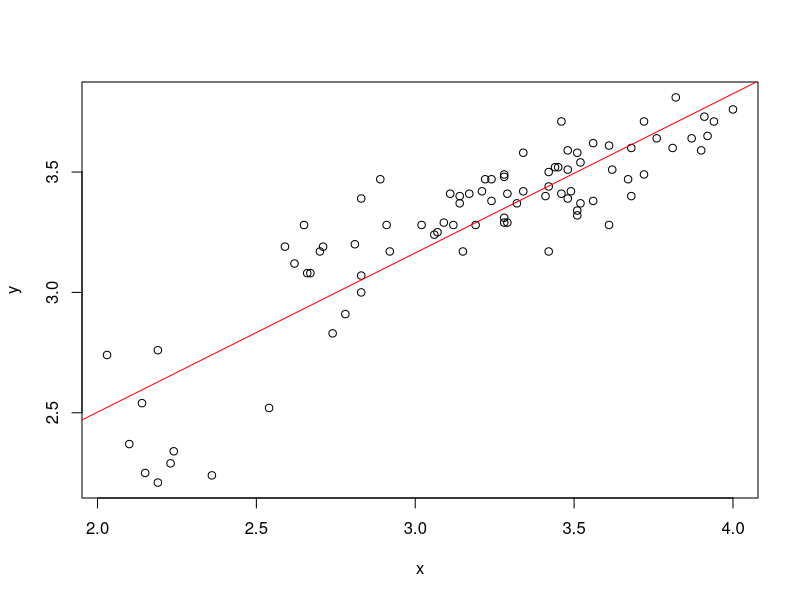
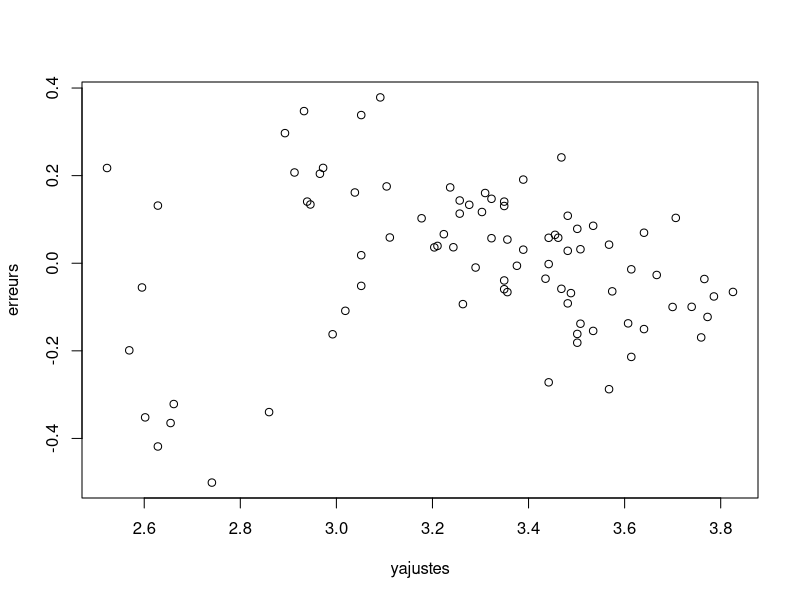

These charts were generated, in order, by the following R code:
# 5.1
## (i)
x=c(1,4,4,4,8,4,1,1,1,8)
y=c(-16,16,16,16,9,16,-16,-16,-16,9)
## (ii) Calculer le coeicient de corrélation Rxy
cor(x,y)
# 0.7132086 les deux varaibles sont fortement corrélées
## (iii) Faire le tableau de contingence
continegence = table(x,y)
## (iv) calculer la statistique de Chi-2
chisq.test(continegence) # p-value = 0.0004994
# On note que la p-value donnée par le test du χ 2 est très petite : 
# p-value = 0.0004994. Inférieure à 5%, elle confirme la dépendance 
# des variables.
qchisq(0.95, df=4) # 9.487729
# On en déduit que les varaibles ne sont pas indépendantes (au seuil 5%)
# car Dchi²=20 est supérieur au quantile 0.95 du Chi-2 qui veut 9.49
# mais que leur dépendance n'est pas linéaire.
### ********************************************* ##
### ********************************************* ##
# 5.3
## (i) La variable explicative est: notes secondaire, la variable
# ecpliquée est : note universitaire
## (ii) Socker les variable
data=read.csv("GPA.csv",header =TRUE,sep=";",dec=",")
x=data$high_GPA
y=data$univ_GPA
## (iii) Tracer le nuage de points et commenter
plot(x,y)
# Le nuage de points est relativement rectiligne, la régression
# linéaire a du sens, elle donnera une tendance moyennement précise
# de y en focntion de x
## (iv) compléter la fonction 
correlation = function(u,v){
  cov=cov(x,y)
  denom = sqrt(var(u) * var(v))
  corr = cov / denom
    return(corr)
}
## (v) Vérifier le résultat
cor(x,y)
correlation(x,y)
## (vi) Calculer les coeffficients de la droite de régression y= ax + b
a <- cov(x,y)/var(x)
b <- mean(y) - a*mean(x)
## (vii) tracer la droite de régression
abline(b,a, col="red")
## (viii) Calculer les valeurs ajustées et les erreurs
yajuste <- a*x + b
erreurs <- y - yajuste
## (ix) le modele lm
model = lm(y~x)
b=model$coefficients[1]
a=model$coefficients[2]
yajustes=model$fitted.values
erreurs=model$residuals
## (x) Représenter les résidus en fonction des valeurs ajustées
plot(yajustes, erreurs)
## (xi) Voit-on une structure particulière des résidus
# Il ne semble pas y avoir de structure particulière des erreurs, car dans une
# régression linéaire on a l'hypothèse: les erreurs sont distribuées selon une
# loi normale N(0, sigma) et sont indépendantes.
## (xii)
notUniv =  a*2.5 + b



